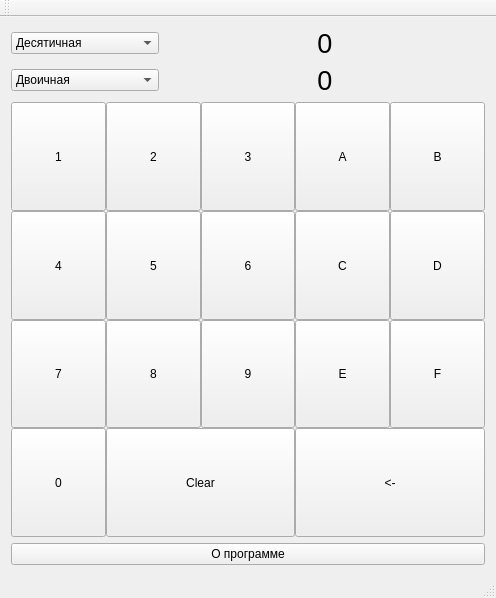
<?xml version="1.0" encoding="UTF-8"?>
<ui version="4.0">
 <class>helper</class>
 <widget class="QMainWindow" name="helper">
  <property name="geometry">
   <rect>
    <x>0</x>
    <y>0</y>
    <width>496</width>
    <height>598</height>
   </rect>
  </property>
  <property name="focusPolicy">
   <enum>Qt::NoFocus</enum>
  </property>
  <property name="windowTitle">
   <string>MainWindow</string>
  </property>
  <widget class="QWidget" name="centralWidget">
   <layout class="QGridLayout" name="gridLayout_2">
    <item row="4" column="0">
     <layout class="QVBoxLayout" name="verticalLayout">
      <property name="spacing">
       <number>6</number>
      </property>
      <item>
       <layout class="QGridLayout" name="gridLayout_3">
        <item row="0" column="1">
         <widget class="QComboBox" name="cbFrom">
          <property name="currentText">
           <string>Десятичная</string>
          </property>
          <property name="currentIndex">
           <number>4</number>
          </property>
          <item>
           <property name="text">
            <string>Двоичная</string>
           </property>
          </item>
          <item>
           <property name="text">
            <string>Троичная</string>
           </property>
          </item>
          <item>
           <property name="text">
            <string>Четверичная</string>
           </property>
          </item>
          <item>
           <property name="text">
            <string>Восьмеричная</string>
           </property>
          </item>
          <item>
           <property name="text">
            <string>Десятичная</string>
           </property>
          </item>
          <item>
           <property name="text">
            <string>Шестнадцатеричная</string>
           </property>
          </item>
         </widget>
        </item>
        <item row="0" column="2">
         <widget class="QLabel" name="lFrom">
          <property name="sizePolicy">
           <sizepolicy hsizetype="Preferred" vsizetype="Preferred">
            <horstretch>1</horstretch>
            <verstretch>0</verstretch>
           </sizepolicy>
          </property>
          <property name="font">
           <font>
            <pointsize>20</pointsize>
           </font>
          </property>
          <property name="text">
           <string>0</string>
          </property>
          <property name="alignment">
           <set>Qt::AlignCenter</set>
          </property>
         </widget>
        </item>
        <item row="1" column="1">
         <widget class="QComboBox" name="cbTo">
          <property name="currentText">
           <string>Двоичная</string>
          </property>
          <item>
           <property name="text">
            <string>Двоичная</string>
           </property>
          </item>
          <item>
           <property name="text">
            <string>Троичная</string>
           </property>
          </item>
          <item>
           <property name="text">
            <string>Четверичная</string>
           </property>
          </item>
          <item>
           <property name="text">
            <string>Восьмеричная</string>
           </property>
          </item>
          <item>
           <property name="text">
            <string>Десятичная</string>
           </property>
          </item>
          <item>
           <property name="text">
            <string>Шестнадцатеричная</string>
           </property>
          </item>
         </widget>
        </item>
        <item row="1" column="2">
         <widget class="QLabel" name="lTo">
          <property name="sizePolicy">
           <sizepolicy hsizetype="Preferred" vsizetype="Preferred">
            <horstretch>1</horstretch>
            <verstretch>0</verstretch>
           </sizepolicy>
          </property>
          <property name="font">
           <font>
            <pointsize>20</pointsize>
           </font>
          </property>
          <property name="layoutDirection">
           <enum>Qt::LeftToRight</enum>
          </property>
          <property name="text">
           <string>0</string>
          </property>
          <property name="alignment">
           <set>Qt::AlignCenter</set>
          </property>
         </widget>
        </item>
       </layout>
      </item>
      <item>
       <layout class="QGridLayout" name="gridLayout" rowstretch="0,0,0,0,0">
        <property name="spacing">
         <number>0</number>
        </property>
        <item row="3" column="0">
         <widget class="QPushButton" name="btn7">
          <property name="sizePolicy">
           <sizepolicy hsizetype="Expanding" vsizetype="Expanding">
            <horstretch>0</horstretch>
            <verstretch>0</verstretch>
           </sizepolicy>
          </property>
          <property name="text">
           <string>7</string>
          </property>
         </widget>
        </item>
        <item row="3" column="1">
         <widget class="QPushButton" name="btn8">
          <property name="sizePolicy">
           <sizepolicy hsizetype="Expanding" vsizetype="Expanding">
            <horstretch>0</horstretch>
            <verstretch>0</verstretch>
           </sizepolicy>
          </property>
          <property name="text">
           <string>8</string>
          </property>
         </widget>
        </item>
        <item row="1" column="1">
         <widget class="QPushButton" name="btn5">
          <property name="sizePolicy">
           <sizepolicy hsizetype="Expanding" vsizetype="Expanding">
            <horstretch>0</horstretch>
            <verstretch>0</verstretch>
           </sizepolicy>
          </property>
          <property name="text">
           <string>5</string>
          </property>
         </widget>
        </item>
        <item row="1" column="0">
         <widget class="QPushButton" name="btn4">
          <property name="sizePolicy">
           <sizepolicy hsizetype="Expanding" vsizetype="Expanding">
            <horstretch>0</horstretch>
            <verstretch>0</verstretch>
           </sizepolicy>
          </property>
          <property name="text">
           <string>4</string>
          </property>
         </widget>
        </item>
        <item row="3" column="2">
         <widget class="QPushButton" name="btn9">
          <property name="sizePolicy">
           <sizepolicy hsizetype="Expanding" vsizetype="Expanding">
            <horstretch>0</horstretch>
            <verstretch>0</verstretch>
           </sizepolicy>
          </property>
          <property name="text">
           <string>9</string>
          </property>
         </widget>
        </item>
        <item row="0" column="0">
         <widget class="QPushButton" name="btn1">
          <property name="sizePolicy">
           <sizepolicy hsizetype="Expanding" vsizetype="Expanding">
            <horstretch>0</horstretch>
            <verstretch>0</verstretch>
           </sizepolicy>
          </property>
          <property name="text">
           <string>1</string>
          </property>
         </widget>
        </item>
        <item row="0" column="1">
         <widget class="QPushButton" name="btn2">
          <property name="sizePolicy">
           <sizepolicy hsizetype="Expanding" vsizetype="Expanding">
            <horstretch>0</horstretch>
            <verstretch>0</verstretch>
           </sizepolicy>
          </property>
          <property name="text">
           <string>2</string>
          </property>
         </widget>
        </item>
        <item row="4" column="0">
         <widget class="QPushButton" name="btn0">
          <property name="sizePolicy">
           <sizepolicy hsizetype="Expanding" vsizetype="Expanding">
            <horstretch>0</horstretch>
            <verstretch>0</verstretch>
           </sizepolicy>
          </property>
          <property name="text">
           <string>0</string>
          </property>
         </widget>
        </item>
        <item row="1" column="2">
         <widget class="QPushButton" name="btn6">
          <property name="sizePolicy">
           <sizepolicy hsizetype="Expanding" vsizetype="Expanding">
            <horstretch>0</horstretch>
            <verstretch>0</verstretch>
           </sizepolicy>
          </property>
          <property name="text">
           <string>6</string>
          </property>
         </widget>
        </item>
        <item row="0" column="2">
         <widget class="QPushButton" name="btn3">
          <property name="sizePolicy">
           <sizepolicy hsizetype="Expanding" vsizetype="Expanding">
            <horstretch>0</horstretch>
            <verstretch>0</verstretch>
           </sizepolicy>
          </property>
          <property name="text">
           <string>3</string>
          </property>
         </widget>
        </item>
        <item row="0" column="3">
         <widget class="QPushButton" name="btnA">
          <property name="sizePolicy">
           <sizepolicy hsizetype="Expanding" vsizetype="Expanding">
            <horstretch>0</horstretch>
            <verstretch>0</verstretch>
           </sizepolicy>
          </property>
          <property name="text">
           <string>A</string>
          </property>
         </widget>
        </item>
        <item row="0" column="5">
         <widget class="QPushButton" name="btnB">
          <property name="sizePolicy">
           <sizepolicy hsizetype="Expanding" vsizetype="Expanding">
            <horstretch>0</horstretch>
            <verstretch>0</verstretch>
           </sizepolicy>
          </property>
          <property name="text">
           <string>B</string>
          </property>
         </widget>
        </item>
        <item row="1" column="5">
         <widget class="QPushButton" name="btnD">
          <property name="sizePolicy">
           <sizepolicy hsizetype="Expanding" vsizetype="Expanding">
            <horstretch>0</horstretch>
            <verstretch>0</verstretch>
           </sizepolicy>
          </property>
          <property name="text">
           <string>D</string>
          </property>
         </widget>
        </item>
        <item row="1" column="3">
         <widget class="QPushButton" name="btnC">
          <property name="sizePolicy">
           <sizepolicy hsizetype="Expanding" vsizetype="Expanding">
            <horstretch>0</horstretch>
            <verstretch>0</verstretch>
           </sizepolicy>
          </property>
          <property name="text">
           <string>C</string>
          </property>
         </widget>
        </item>
        <item row="3" column="3">
         <widget class="QPushButton" name="btnE">
          <property name="sizePolicy">
           <sizepolicy hsizetype="Expanding" vsizetype="Expanding">
            <horstretch>0</horstretch>
            <verstretch>0</verstretch>
           </sizepolicy>
          </property>
          <property name="text">
           <string>E</string>
          </property>
         </widget>
        </item>
        <item row="3" column="5">
         <widget class="QPushButton" name="btnF">
          <property name="sizePolicy">
           <sizepolicy hsizetype="Expanding" vsizetype="Expanding">
            <horstretch>0</horstretch>
            <verstretch>0</verstretch>
           </sizepolicy>
          </property>
          <property name="text">
           <string>F</string>
          </property>
         </widget>
        </item>
        <item row="4" column="1" colspan="2">
         <widget class="QPushButton" name="btnClear">
          <property name="sizePolicy">
           <sizepolicy hsizetype="Expanding" vsizetype="Expanding">
            <horstretch>0</horstretch>
            <verstretch>0</verstretch>
           </sizepolicy>
          </property>
          <property name="text">
           <string>Clear</string>
          </property>
         </widget>
        </item>
        <item row="4" column="3" colspan="3">
         <widget class="QPushButton" name="btnBackspace">
          <property name="sizePolicy">
           <sizepolicy hsizetype="Expanding" vsizetype="Expanding">
            <horstretch>0</horstretch>
            <verstretch>0</verstretch>
           </sizepolicy>
          </property>
          <property name="text">
           <string>&lt;-</string>
          </property>
         </widget>
        </item>
       </layout>
      </item>
      <item>
       <widget class="QPushButton" name="btnAbout">
        <property name="text">
         <string>О программе</string>
        </property>
       </widget>
      </item>
     </layout>
    </item>
   </layout>
  </widget>
  <widget class="QMenuBar" name="menuBar">
   <property name="geometry">
    <rect>
     <x>0</x>
     <y>0</y>
     <width>496</width>
     <height>21</height>
    </rect>
   </property>
  </widget>
  <widget class="QToolBar" name="mainToolBar">
   <attribute name="toolBarArea">
    <enum>TopToolBarArea</enum>
   </attribute>
   <attribute name="toolBarBreak">
    <bool>false</bool>
   </attribute>
  </widget>
  <widget class="QStatusBar" name="statusBar"/>
 </widget>
 <layoutdefault spacing="6" margin="11"/>
 <tabstops>
  <tabstop>btn1</tabstop>
  <tabstop>btn2</tabstop>
  <tabstop>btn3</tabstop>
  <tabstop>btn4</tabstop>
  <tabstop>btn5</tabstop>
  <tabstop>btn6</tabstop>
  <tabstop>btn7</tabstop>
  <tabstop>btn8</tabstop>
  <tabstop>btn9</tabstop>
  <tabstop>btn0</tabstop>
  <tabstop>btnA</tabstop>
  <tabstop>btnB</tabstop>
  <tabstop>btnC</tabstop>
  <tabstop>btnD</tabstop>
  <tabstop>btnE</tabstop>
  <tabstop>btnF</tabstop>
  <tabstop>btnClear</tabstop>
  <tabstop>btnBackspace</tabstop>
  <tabstop>btnAbout</tabstop>
 </tabstops>
 <resources/>
 <connections/>
</ui>
